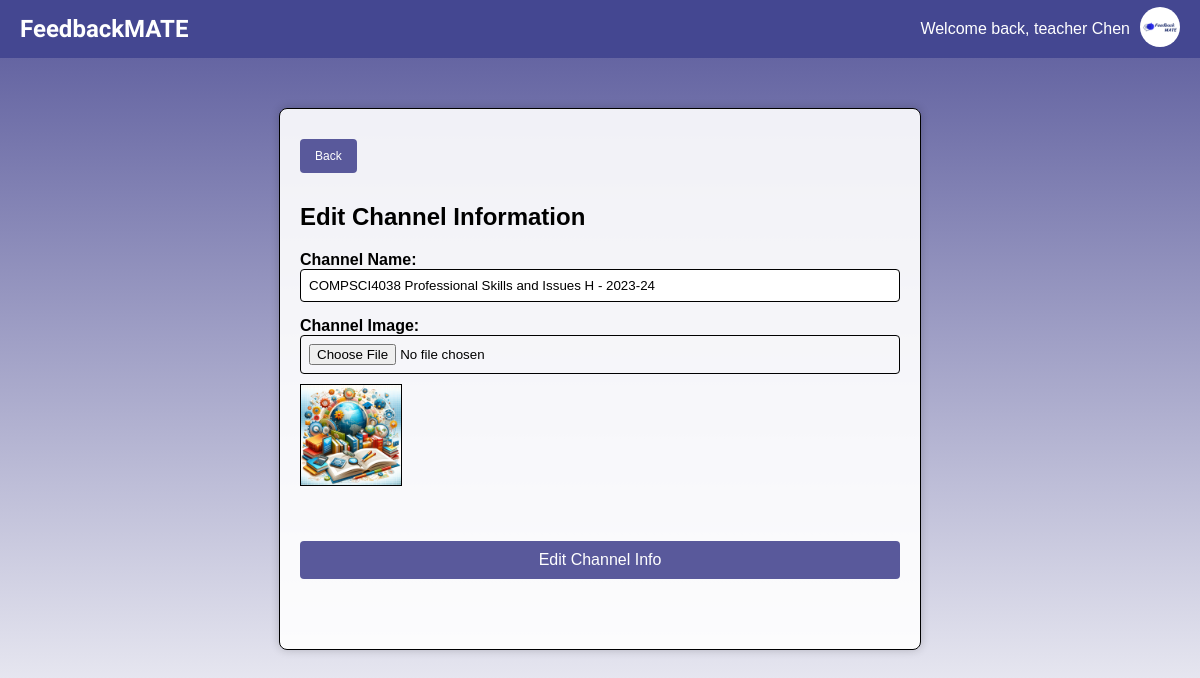
Page /edit-channel/1/ (signed in) on the earlier database version.
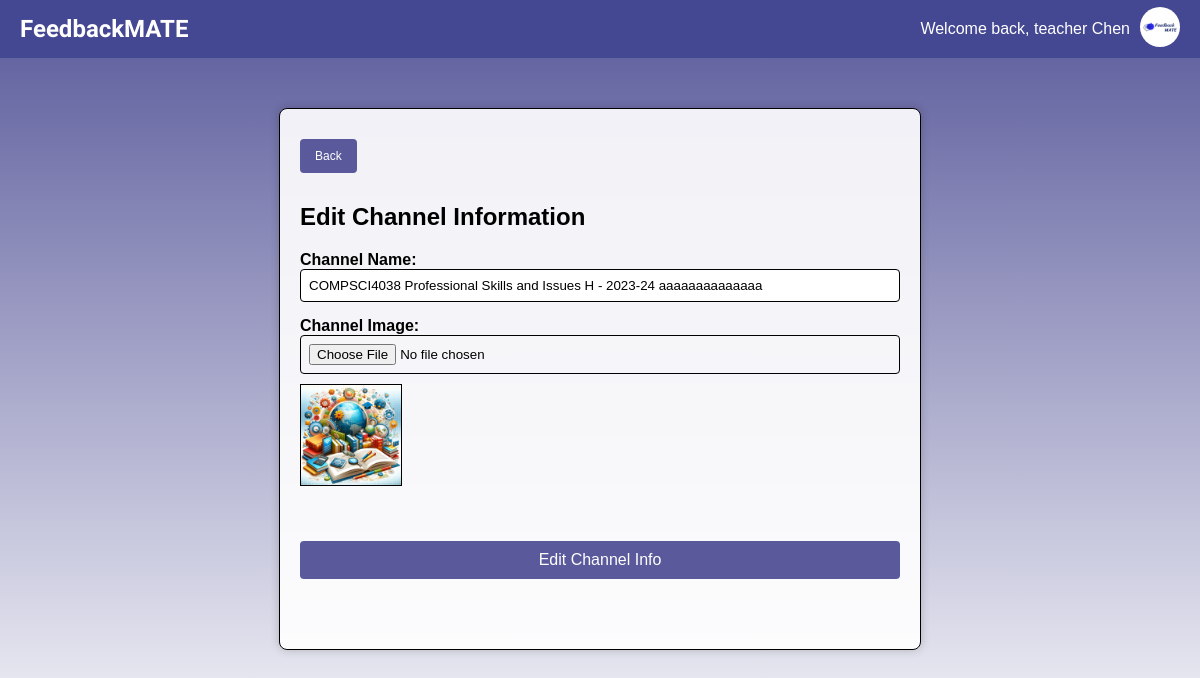
Same page on the later database version.
### main/models.py (models this page shows, shortened)
class Channel(models.Model):
    name = models.CharField(max_length=70)
    pin_code = models.CharField(max_length=6, unique=True, blank=True, null=True)
    user = models.ForeignKey(User, on_delete=models.CASCADE)
    description = models.TextField(max_length=500, blank=True)
    image = models.ImageField(upload_to=channel_image_path, default='img/channel_icon.jpg')
    students = models.ManyToManyField(User, related_name='joined_channels', blank=True)

### main/decorators.py (the view)
    def _wrapped_view(request, *args, **kwargs):
        if request.user.groups.filter(name='teacher').exists():
            return view_func(request, *args, **kwargs)
        else:
            return redirect('student')

### main/views.py (called while the page is built, shortened)
@login_required(login_url='login')
@teacher_required
def edit_channel(request, channel_id):
    channel = get_object_or_404(Channel, pk=channel_id)
    user_info = UserInfo.objects.get(user=request.user)
    return render(request, 'edit_channel.html', {
        'channel': channel,
        'user_info': user_info,
        'username': user_info.profile_name,
        'user_image': user_info.user_image.url,
        'channel_image': channel.image.url,
    })

### main/templates/edit_channel.html (shortened to what this page needs)
<!DOCTYPE html>
<html lang="en">
<head>
</head>
<body>
    <div class="header">
        <div class="logo">FeedbackMATE</div>
        <div class="user-info">
            <span class="welcome-text">Welcome back, {{ username }}</span>
            <div class="user-dropdown">
                <img src="{{ user_image }}" alt="User Image" width="40" height="40" style="border-radius: 50%;">
            </div>
        </div>
    </div>
    <div class="container">
        <button onclick="location.href='{% url 'teacher' %}'" class="back-button">Back</button>
        <h2>Edit Channel Information</h2>
        <form action="" method="post" enctype="multipart/form-data">
            <div class="form-group">
                <label for="profileName">Channel Name:</label>
                <input type="text" id="profileName" name="profile_name" value="{{ channel.name }}" placeholder="{{ channel.name }}" maxlength="70">
            </div>
            <div class="form-group">
                <label for="userImage">Channel Image:</label>
                <input type="file" id="userImage" name="user_image" accept="image/*">
                <div id="imagePreview" style="background-image: url('{{ channel.image.url }}');"></div>
            </div>
            <button type="submit" class="submit-button">Edit Channel Info</button>
        </form>
    </div>
</body>
</html>

Differences in the rows shown:
changed Channel: profile_name "COMPSCI4038 Professional Skills and Issues H - 2023-24" → "COMPSCI4038 Professional Skills and Issues H - 2023-24 aaaaaaaaaaaaaa"
